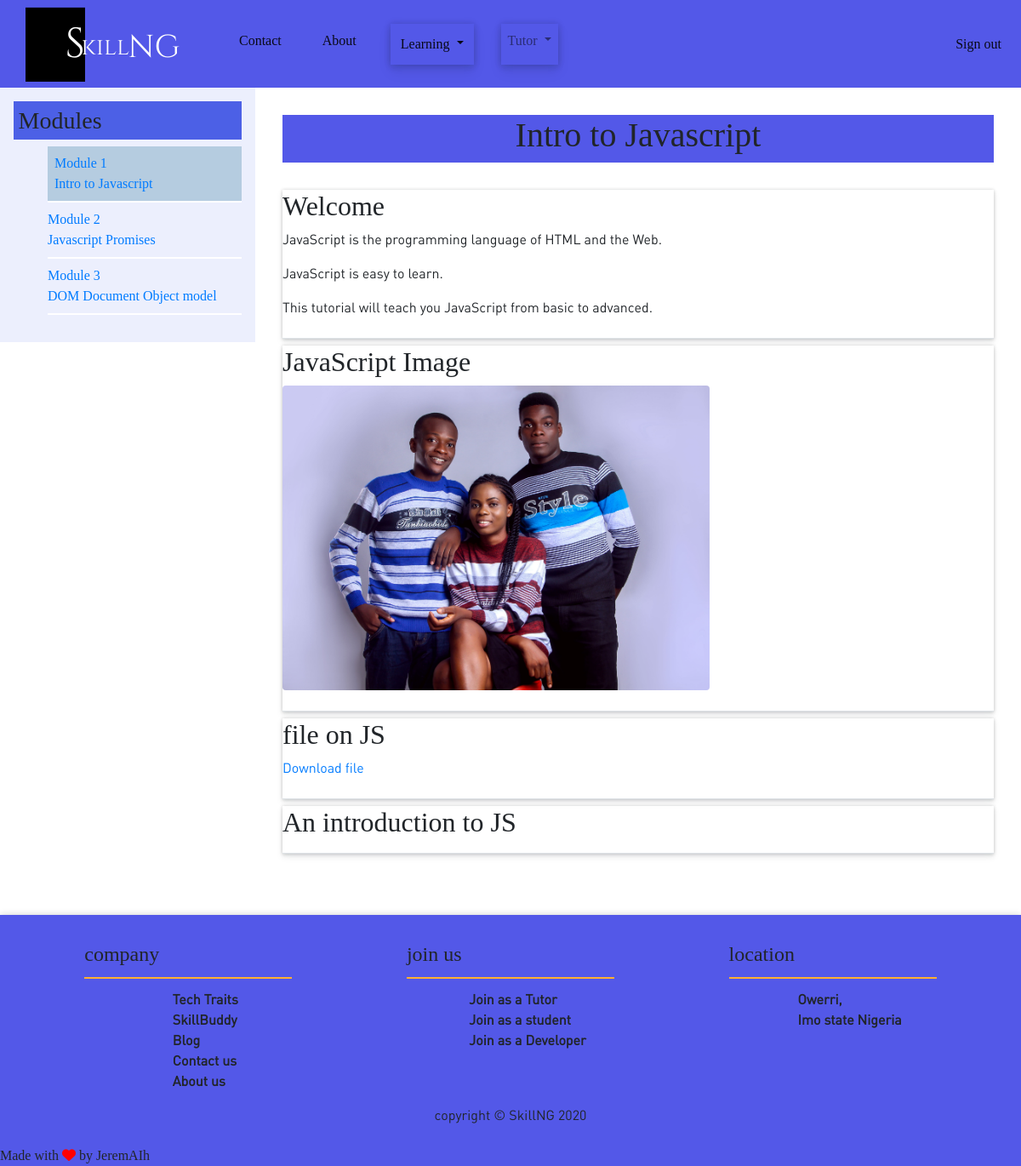
Page /students/course/1/1/ (signed in) on the earlier database version.
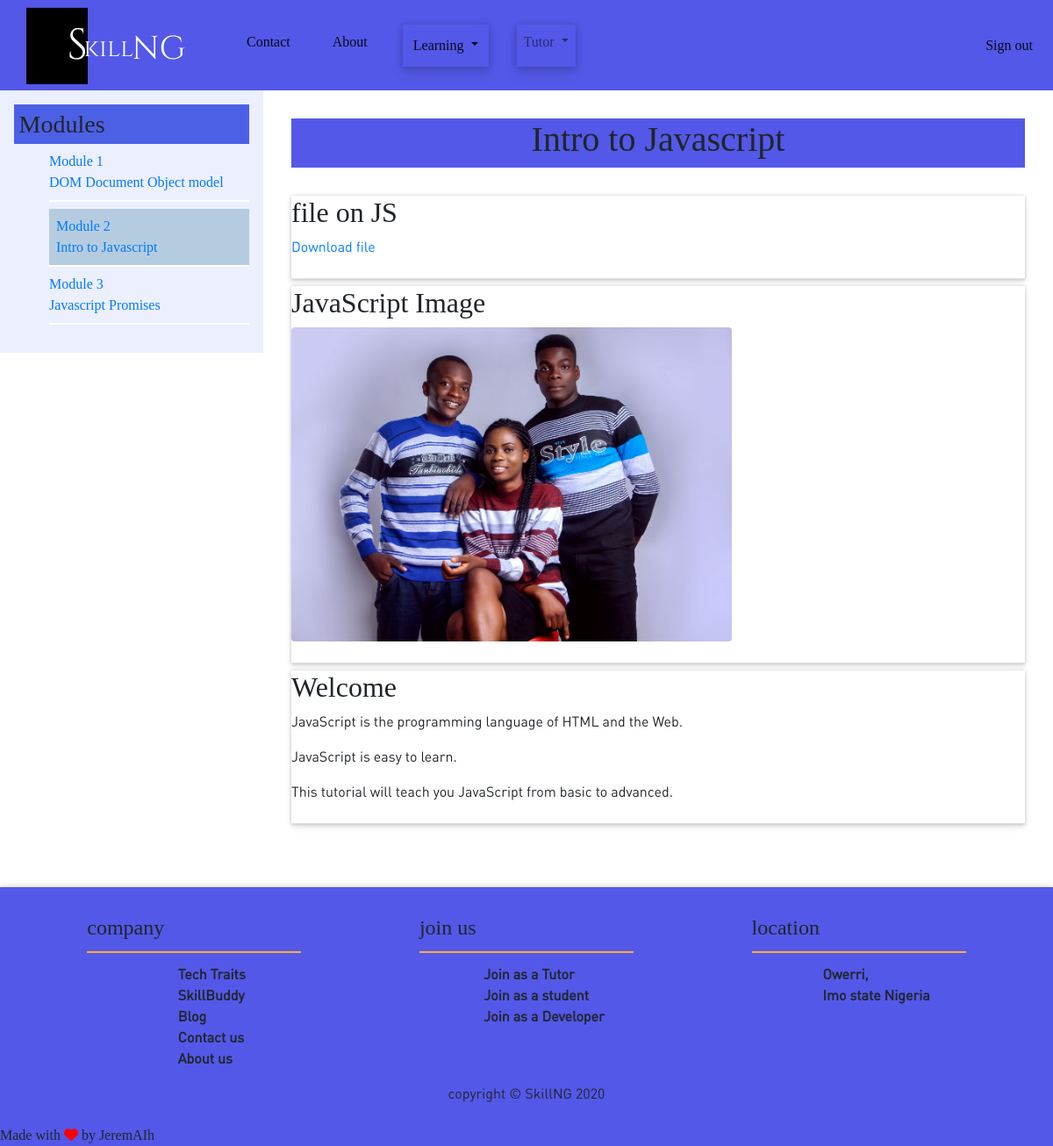
Same page on the later database version.
### courses/models.py (models this page shows, shortened)
class Module(models.Model):
    course = models.ForeignKey(
        to=Course, on_delete=models.CASCADE, related_name='modules')
    title = models.CharField(max_length=200)
    description = models.TextField()
    order = OrderField(blank=True, for_fields=['course'])
    def __str__(self):
        return f'{self.order}. {self.title}'
    class Meta:
        ordering = ['order']

class Content(models.Model):
    module = models.ForeignKey(
        Module, on_delete=models.CASCADE, related_name='contents')
    content_type = models.ForeignKey(ContentType, on_delete=models.CASCADE, limit_choices_to={
                                     'models__in': ('text', 'video', 'image', 'file')})
    object_id = models.PositiveIntegerField()
    item = GenericForeignKey('content_type', 'object_id')
    order = OrderField(blank=True, for_fields=['module'])
    class Meta:
        ordering = ['order']

class ItemBase(models.Model):
    owner = models.ForeignKey(
        User, related_name='%(class)s_related', on_delete=models.CASCADE)
    title = models.CharField(max_length=250)
    created = models.DateTimeField(auto_now_add=True)
    updated = models.DateTimeField(auto_now=True)
    class Meta:
        abstract = True
    def render(self):
        return render_to_string(
            f'content/{self._meta.model_name}.html',
            {'item': self})

class Text(ItemBase):
    content = models.TextField()

class Image(ItemBase):
    file = models.FileField(upload_to='images')

class File(ItemBase):
    content = models.FileField(upload_to='files')

class Video(ItemBase):
    video = models.URLField()

### students/views.py (the view)
# urls.py: path('course/<pk>/', cache_page(60*15)(views.StudentCourseDetailView.as_view()), name='student_course_detail'),
class StudentCourseDetailView(DetailView):
    model = Course
    template_name = 'students/course/detail.html'
    def get_queryset(self):
        qs = super().get_queryset()
        return qs.filter(students__in=[self.request.user])
    def get_context_data(self, **kwargs):
        context = super().get_context_data(**kwargs)
        course = self.get_object()
        if 'module_id' in self.kwargs:
            context['module'] = course.modules.get(id=self.kwargs['module_id'])
        else:
            context['module'] = course.modules.all()[0]
        return context

### students/templates/students/course/detail.html (shortened to what this page needs)
{% extends "base.html" %}
{% load cache %}
{% block content %}
<div class="">
    <div class='main'>
    <aside class="module-side">
    <div class="contents">
        <h3>Modules</h3>
        <ul id="modules">
        {% for m in object.modules.all %}
            <li data-id="{{ m.id }}" {% if m == module %} class="selected"{% endif %}>
            <a href="{% url 'student_course_detail_module' object.id m.id %}">
            <span>
            Module <span class="order">{{ m.order|add:1 }}</span>
            </span>
            <br>
            {{ m.title }}
            </a>
            </li>
        {% empty %}
            <li>No modules yet.</li>
        {% endfor %}
        </ul>
    </div>
    </aside>
    <div class="module-with-side ">
        <div class="page-title-course">
            <h1>
                {{ module.title }}
            </h1>
            </div>
        {% cache 600 module_contents module %}
            {% for content in module.contents.all %}
                {% with item=content.item %}
                <div class="course-content mb-2 pb-2 border-bottom">
                    <h2>{{ item.title }}</h2>
                    {{ item.render }}
                </div>
                {% endwith %}
            {% endfor %}
        {% endcache %}
    </div>
</div>
</div>
{% endblock %}

### courses/templates/base.html (shortened to what this page needs)
{%load static%}
<!DOCTYPE html>
<html lang="en">
<head>
    <link rel="stylesheet" href="{%static 'bootstrap/css/bootstrap.min.css'%}">
    <link rel="stylesheet" href="{%static 'css/animate.css'%}">
    <link rel="stylesheet" href="{%static 'css/base.css'%}">
</head>
<body>
        <div>
            <nav id="main-nav" class="navbar navbar-light navbar-expand-md navigation-clean-button bg-myblue " >
                    <div class="container"><a class="navbar-brand" href="{%url 'course_list'%}"><img class="img-fluid" height="80px" src="{%static 'img/3.png'%}" alt=""></span></a>
                        <div class="collapse navbar-collapse"
                            id="navcol-1">
                            <ul class="nav navbar-nav mr-auto">
                                <li role="presentation" class="nav-item"><a class="nav-link active" href="#">Contact</a></li>
                                <li role="presentation" class="nav-item"><a class="nav-link active" href="#">About</a></li>
                                <li class="nav-item dropdown box-shadow p-1 active"><a data-toggle="dropdown" aria-expanded="false" class="dropdown-toggle nav-link" href="#">Learning </a>
                                </li>
                                {% if user.groups.first %}
                                <li class="nav-item dropdown box-shadow"><a data-toggle="dropdown" aria-expanded="false" class="dropdown-toggle nav-link" href="#">Tutor </a>
                                </li>
                                {%endif%}
                            </ul>
                            {%if user.is_authenticated%}
                                <span class="navbar-text actions">
                                    <a class="login mr-2" href="{%url 'logout'%}">Sign out</a>
                                </span>
                            {%endif%}
                        </div>
                    </div>
            </nav>
        </div>
    <div class="content">
        {%block content%}
        {%endblock%}
    </div>
    <div class="footer">
        <div class="row">
            <div class="col-sm-4 footer-col">
                <h4>company</h4>
                <ul>
                    <li>Tech Traits</li>
                    <li>SkillBuddy</li>
                    <li>Blog</li>
                    <li>Contact us</li>
                    <li>About us</li>
                </ul>
            </div>
            <div class="col-sm-4 footer-col">
                <h4>join us </h4>
                <ol>
                    <li>Join as a Tutor</li>
                    <li>Join as a student</li>
                    <li>Join as a Developer</li>
                </ol>
            </div>
            <div class="col-sm-4 footer-col">
                <h4>location</h4>
                <ol>
                    <li>Owerri, <br> Imo state Nigeria</li>
                </ol>
            </div>
        </div>
        <div class="row footer-copyright-row">
            <p> copyright © SkillNG 2020</p>
        </div>
    </div>
    <marquee style="position: fixed; bottom: 0px; left: 0px;"  >Made with <i style='color: red;' class="fa fa-heart" aria-hidden="true"></i> by JeremAIh </marquee>
</body>
</html>

### courses/templates/content/file.html
<p><a href="{{ item.file.url }}" class="button">Download file</a></p>

### courses/templates/content/image.html
<p><img width="60%" class="img-fluid  mx-auto rounded" src="{{ item.file.url }}" alt="{{ item.title }}"></p>

### courses/templates/content/text.html
{{ item.content|linebreaks }}

### courses/templates/content/video.html
{% load embed_video_tags %} {% video item.video "small" %}

### static/css/base.css (style rules this page uses)
body { font-family: DIN_Bold; }
p { font-family: DIN_Regular; }
.navbar { position: relative; display: -ms-flexbox; display: flex; -ms-flex-wrap: wrap; flex-wrap: wrap; -ms-flex-align: center; align-items: center; -ms-flex-pack: justify; justify-content: space-between; padding: 0rem 0rem !important; }
.nav-item { margin-left: 1em; margin-right: 1em; color: white !important; }
.box-shadow { box-shadow: 0 0 8px 0 rgba(17, 22, 26, 0.16), 0 4px 8px 0 rgba(17, 22, 26, 0.08), 0 8px 16px 0 rgba(17, 22, 26, 0.08); transition: all 1s ease-in-out; }
.bg-myblue { background-color: #5358e8 !important; }
@media (min-width: 1200px) { .container { max-width: 1200px; } }
@media (min-width: 768px) { .navbar-expand-md > .container { flex-wrap: wrap; } }
.page-title-course { display: flex; justify-content: center; margin-bottom: 2em; background-color: #5358e8; width: 100%; }
.footer { background-color: #5358e8; padding: 2em; display: flex; justify-content: center; flex-direction: column; box-shadow: 0 0 8px 0 rgba(17, 22, 26, 0.16), 0 4px 8px 0 rgba(17, 22, 26, 0.08), 0 8px 16px 0 rgba(17, 22, 26, 0.08); }
.footer-col { display: flex; flex-direction: column; align-items: center; }
.footer-col h4 { border-bottom: 2px solid #ffaf30; margin-bottom: 0.5em; padding-bottom: 0.5em; width: 70%; }
.footer-col li { font-family: DIN_Regular; font-weight: 700; list-style-type: none; }
.footer-copyright-row { display: flex; justify-content: center; }
.module-with-side { display: flex; width: 75%; flex-direction: column; justify-content: space-evenly; padding: 2em; }
.module-side { padding: 1em; background-color: #d9dffb80; margin-bottom: 1em; height: 100%; width: 25%; }
.module-side .contents h3 { padding: 0.2em; background-color: #4c60e6; position: sticky; }
.module-side .contents li { margin-bottom: 0.5em; padding-bottom: 0.5em; border-bottom: 2px solid white; width: 100%; text-decoration: none; }
.selected { background-color: #b5cce0; padding: 0.5em; }
#modules { list-style-type: none; }
.main { display: flex; flex-direction: row; margin-bottom: 2em; }
.row { display: -ms-flexbox; display: flex; -ms-flex-wrap: wrap; flex-wrap: wrap; margin-right: 0px; margin-left: 0px; }
.course-content { box-shadow: 0 0 4px 0 rgba(17, 22, 26, 0.16), 0 2px 4px 0 rgba(17, 22, 26, 0.08), 0 4px 8px 0 rgba(17, 22, 26, 0.08); }

Differences in the rows shown:
removed Content: item "An introduction to JS"
changed Module "DOM Document Object model": order|add "3" → "1"; moves up the list
changed Module "Intro to Javascript": order|add "1" → "2"
changed Module "Javascript Promises": order|add "2" → "3"
changed Content "file on JS": moves up the list
changed Content "JavaScript Image": moves down the list
